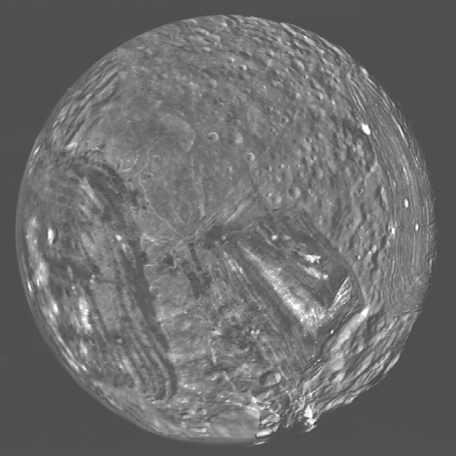
%> input picture Lab1_Solutions/miranda.tif, 456 x 456 px
$ octave Exercise1_2_Solution.m   (GNU Octave 9; MATLAB toolbox functions it lacks are replaced by stand-ins)
%> lines starting %> are read from the running program, lines starting %| are printed output that depends on the picture; in (x1, y1, x2, y2) boxes, pixels count from 0 and x2, y2 are one past the last pixel; in counts of white or black regions, pixels touching at a corner belong together; the program's own positions count from 1
### Lab1_Solutions/medfilt_th.m
function new=medfilt_th(old,n,thresh);
%
% Input is matrix "old" and the dimensions
% of the nxn median filter mask. The filter
% dimension "n" must be of odd value.The output
% is the new median filtered image.
%
% Dave Johnson (1/22/96) included the
% the parameter thresh is used to define a
% threshold for the filter.  If the difference
% between the median and a data point is less
% than the threshold, then the filter does not
% operate on that point.

[io,jo] = size(old);
new = medfilt2(old,[n n]);
old = double(old);
new = double(new);

% DMJ modification - use threshold to determine whether new
% values are filtered or not
for i=1:io;
  for j=1:jo;
    if abs(old(i,j)-new(i,j)) <= thresh;
      new(i,j)=old(i,j);
    end
  end
end

new = uint8(new);

### Lab1_Solutions/Exercise1_2_Solution.m
clear all;  close all;

Miranda_org=imread('miranda.tif');
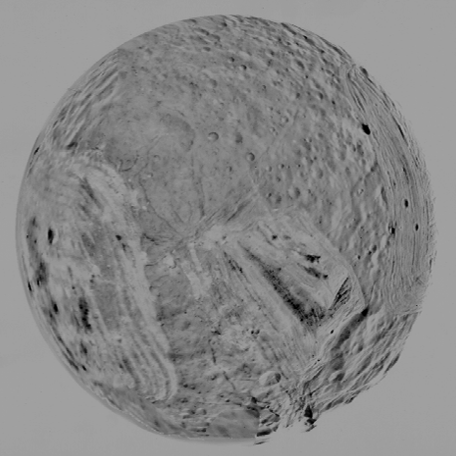
%> Miranda_org: size 456x456 uint8; min 0, max 168, mean 135.3
Miranda_org = imresize(Miranda_org, [400 400]);
%> Miranda_org: size 400x400 uint8
imwrite(Miranda_org, 'miranda1.tif');

% create a copy of the image with superimposed slat noise
Miranda_scratch = Miranda_org;
for i= 150:250
	for j=150:250
		if rand>0.9 Miranda_scratch(i,j)=255; end
    end
end
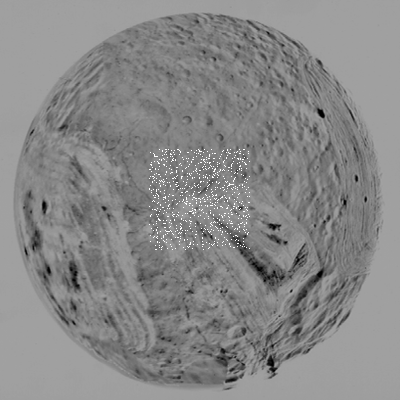
%> Miranda_scratch: size 400x400 uint8; min 0, max 255, mean 136.1

% apply the thresholded median filter (use a varying threshold value)
Miranda_rec=medfilt_th(Miranda_scratch,5,20);

% apply median filtering
Miranda_med = Miranda_scratch;
for i= 150:250
	for j=150:250
		Miranda_med(i,j) = median(median(double(Miranda_med((i-2):(i+2), (j-2):(j+2)))));
    end
end
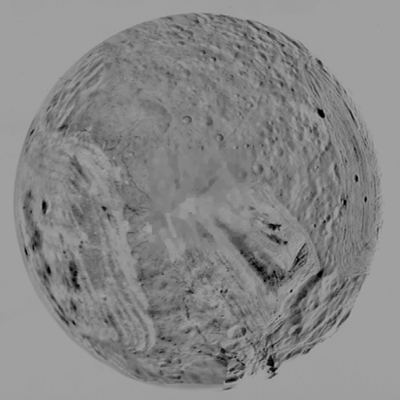
%> Miranda_med: size 400x400 uint8; 4.88% of pixels changed, all inside (x1, y1, x2, y2) = (149, 149, 250, 250)


figure;
subplot( 2,2,1 );   imshow(Miranda_org);     title('Original image')
subplot( 2,2,2 );   imshow(Miranda_scratch); title('Scratched image')
subplot( 2,2,3 );   imshow(Miranda_rec);     title('Denoised image by median threshold filter')
subplot( 2,2,4 );   imshow(Miranda_med);     title('Denoised image by median filter')
disp(num2str(min(min(double(Miranda_scratch==Miranda_rec)))));
%| 0

$ run again, with Lab1_Solutions/baboon.png saved as Lab1_Solutions/miranda.tif
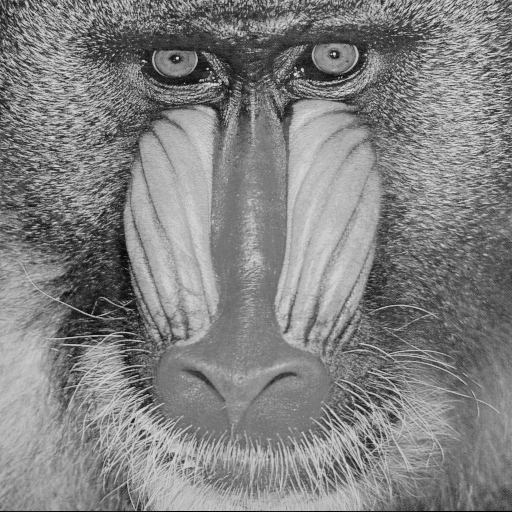
%> input picture Lab1_Solutions/baboon.png, 512 x 512 px
%> Miranda_org is the input picture: size 512x512 uint8; min 0, max 231, mean 129.7
%> Miranda_org: size 400x400 uint8
%> after the loop `for i= 150:250`:
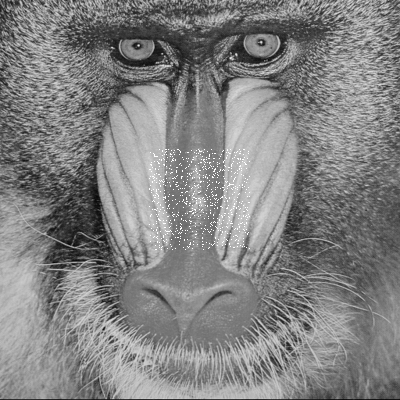
%> Miranda_scratch: size 400x400 uint8; min 8, max 255, mean 130.3
%> after the loop `for i= 150:250`:
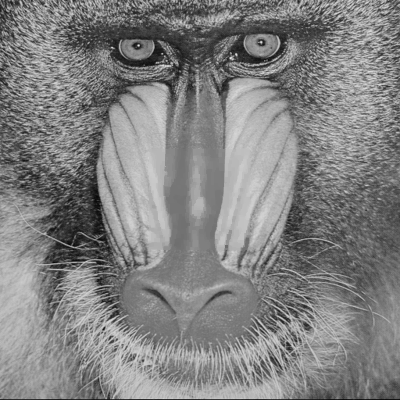
%> Miranda_med: size 400x400 uint8; 5.09% of pixels changed, all inside (x1, y1, x2, y2) = (149, 149, 250, 250)
%| 0
